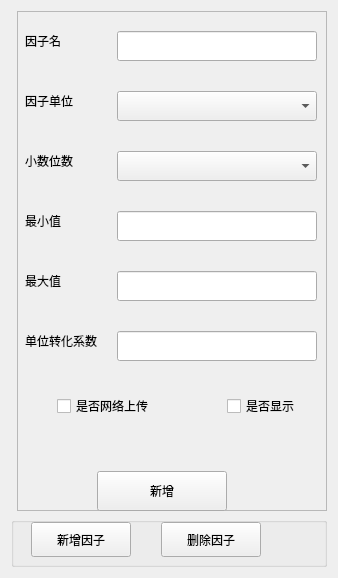
                 <widget class="QWidget" name="tab_17">
                  <attribute name="title">
                   <string>因  子</string>
                  </attribute>
                  <layout class="QVBoxLayout" name="verticalLayout_10">
                   <item>
                    <layout class="QHBoxLayout" name="horizontalLayout_10">
                     <item>
                      <widget class="PanelWidget" name="widgetPanel_10" native="true">
                       <property name="sizePolicy">
                        <sizepolicy hsizetype="Preferred" vsizetype="Expanding">
                         <horstretch>20</horstretch>
                         <verstretch>0</verstretch>
                        </sizepolicy>
                       </property>
                       <property name="minimumSize">
                        <size>
                         <width>0</width>
                         <height>500</height>
                        </size>
                       </property>
                      </widget>
                     </item>
                     <item>
                      <widget class="QFrame" name="frame_6">
                       <property name="minimumSize">
                        <size>
                         <width>310</width>
                         <height>0</height>
                        </size>
                       </property>
                       <property name="maximumSize">
                        <size>
                         <width>310</width>
                         <height>16777215</height>
                        </size>
                       </property>
                       <property name="frameShape">
                        <enum>QFrame::StyledPanel</enum>
                       </property>
                       <property name="frameShadow">
                        <enum>QFrame::Raised</enum>
                       </property>
                       <widget class="QPushButton" name="pushButton_21">
                        <property name="geometry">
                         <rect>
                          <x>80</x>
                          <y>460</y>
                          <width>130</width>
                          <height>40</height>
                         </rect>
                        </property>
                        <property name="text">
                         <string>新增</string>
                        </property>
                       </widget>
                       <widget class="QCheckBox" name="checkBox">
                        <property name="geometry">
                         <rect>
                          <x>210</x>
                          <y>380</y>
                          <width>91</width>
                          <height>30</height>
                         </rect>
                        </property>
                        <property name="text">
                         <string>是否显示</string>
                        </property>
                       </widget>
                       <widget class="QLabel" name="label_10">
                        <property name="geometry">
                         <rect>
                          <x>8</x>
                          <y>140</y>
                          <width>90</width>
                          <height>20</height>
                         </rect>
                        </property>
                        <property name="text">
                         <string>小数位数</string>
                        </property>
                       </widget>
                       <widget class="QLabel" name="label_11">
                        <property name="geometry">
                         <rect>
                          <x>8</x>
                          <y>200</y>
                          <width>90</width>
                          <height>20</height>
                         </rect>
                        </property>
                        <property name="text">
                         <string>最小值</string>
                        </property>
                       </widget>
                       <widget class="QLabel" name="label_12">
                        <property name="geometry">
                         <rect>
                          <x>8</x>
                          <y>260</y>
                          <width>90</width>
                          <height>20</height>
                         </rect>
                        </property>
                        <property name="text">
                         <string>最大值</string>
                        </property>
                       </widget>
                       <widget class="QLabel" name="label_13">
                        <property name="geometry">
                         <rect>
                          <x>8</x>
                          <y>320</y>
                          <width>90</width>
                          <height>20</height>
                         </rect>
                        </property>
                        <property name="text">
                         <string>单位转化系数</string>
                        </property>
                       </widget>
                       <widget class="QLineEdit" name="lineEdit_7">
                        <property name="geometry">
                         <rect>
                          <x>100</x>
                          <y>320</y>
                          <width>200</width>
                          <height>30</height>
                         </rect>
                        </property>
                       </widget>
                       <widget class="QLabel" name="label_9">
                        <property name="geometry">
                         <rect>
                          <x>8</x>
                          <y>80</y>
                          <width>90</width>
                          <height>20</height>
                         </rect>
                        </property>
                        <property name="text">
                         <string>因子单位</string>
                        </property>
                       </widget>
                       <widget class="QLineEdit" name="lineEdit_5">
                        <property name="geometry">
                         <rect>
                          <x>100</x>
                          <y>200</y>
                          <width>200</width>
                          <height>30</height>
                         </rect>
                        </property>
                       </widget>
                       <widget class="QCheckBox" name="checkBox_2">
                        <property name="geometry">
                         <rect>
                          <x>40</x>
                          <y>380</y>
                          <width>121</width>
                          <height>30</height>
                         </rect>
                        </property>
                        <property name="text">
                         <string>是否网络上传</string>
                        </property>
                       </widget>
                       <widget class="QComboBox" name="comboBox_5">
                        <property name="geometry">
                         <rect>
                          <x>100</x>
                          <y>80</y>
                          <width>200</width>
                          <height>30</height>
                         </rect>
                        </property>
                       </widget>
                       <widget class="QLineEdit" name="lineEdit_4">
                        <property name="geometry">
                         <rect>
                          <x>100</x>
                          <y>20</y>
                          <width>200</width>
                          <height>30</height>
                         </rect>
                        </property>
                       </widget>
                       <widget class="QLineEdit" name="lineEdit_6">
                        <property name="geometry">
                         <rect>
                          <x>100</x>
                          <y>260</y>
                          <width>200</width>
                          <height>30</height>
                         </rect>
                        </property>
                       </widget>
                       <widget class="QLabel" name="label_8">
                        <property name="geometry">
                         <rect>
                          <x>8</x>
                          <y>20</y>
                          <width>90</width>
                          <height>20</height>
                         </rect>
                        </property>
                        <property name="text">
                         <string>因子名</string>
                        </property>
                       </widget>
                       <widget class="QComboBox" name="comboBox_6">
                        <property name="geometry">
                         <rect>
                          <x>100</x>
                          <y>140</y>
                          <width>200</width>
                          <height>30</height>
                         </rect>
                        </property>
                       </widget>
                      </widget>
                     </item>
                    </layout>
                   </item>
                   <item>
                    <widget class="QGroupBox" name="groupBox">
                     <property name="minimumSize">
                      <size>
                       <width>0</width>
                       <height>50</height>
                      </size>
                     </property>
                     <property name="title">
                      <string/>
                     </property>
                     <widget class="QPushButton" name="pushButton_20">
                      <property name="geometry">
                       <rect>
                        <x>150</x>
                        <y>5</y>
                        <width>100</width>
                        <height>35</height>
                       </rect>
                      </property>
                      <property name="sizePolicy">
                       <sizepolicy hsizetype="Minimum" vsizetype="Fixed">
                        <horstretch>0</horstretch>
                        <verstretch>0</verstretch>
                       </sizepolicy>
                      </property>
                      <property name="minimumSize">
                       <size>
                        <width>100</width>
                        <height>35</height>
                       </size>
                      </property>
                      <property name="maximumSize">
                       <size>
                        <width>16777215</width>
                        <height>16777215</height>
                       </size>
                      </property>
                      <property name="text">
                       <string>删除因子</string>
                      </property>
                     </widget>
                     <widget class="QPushButton" name="pushButton_19">
                      <property name="geometry">
                       <rect>
                        <x>20</x>
                        <y>5</y>
                        <width>100</width>
                        <height>35</height>
                       </rect>
                      </property>
                      <property name="sizePolicy">
                       <sizepolicy hsizetype="Fixed" vsizetype="Fixed">
                        <horstretch>0</horstretch>
                        <verstretch>0</verstretch>
                       </sizepolicy>
                      </property>
                      <property name="minimumSize">
                       <size>
                        <width>100</width>
                        <height>35</height>
                       </size>
                      </property>
                      <property name="maximumSize">
                       <size>
                        <width>16777215</width>
                        <height>16777215</height>
                       </size>
                      </property>
                      <property name="text">
                       <string>新增因子</string>
                      </property>
                     </widget>
                    </widget>
                   </item>
                  </layout>
                 </widget>
